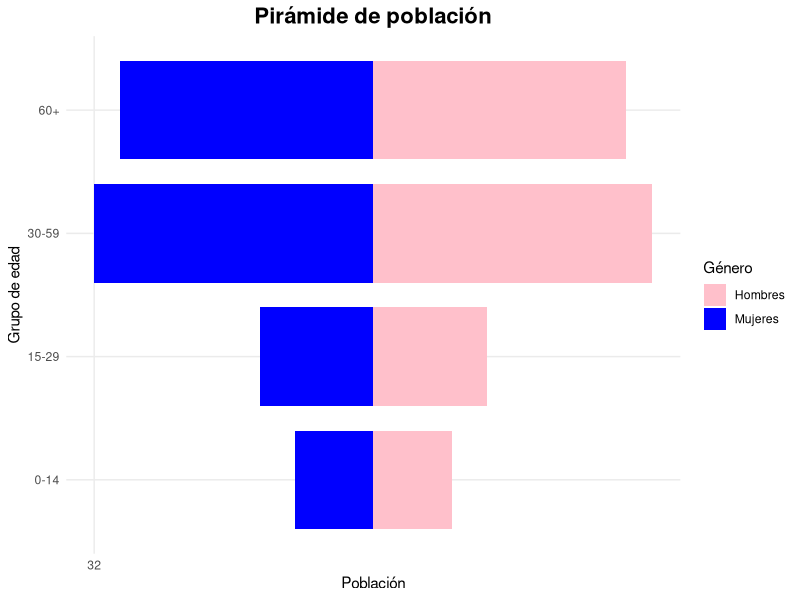

This figure's R source:
# Load necessary libraries
library(ggplot2)
library(dplyr)
library(tidyr)
library(readr)

# Load dataset
data <- read_csv("INEGI_Manzanas_Sheyra.csv")  # Adjust path if needed

# Prepare data for plotting
population_data <- data.frame(
  Age_Group = c("0-14", "15-29", "30-59", "60+"),
  Male = -c(data$POB0_14[1], data$P15A29A[1], data$P30A59A[1], data$P_60YMAS[1]), # Negative for left alignment
  Female = c(data$POB0_14[1], data$P15A29A[1], data$P30A59A[1], data$P_60YMAS[1])
)

# Convert to long format
population_long <- population_data %>%
  pivot_longer(cols = c(Male, Female), names_to = "Gender", values_to = "Population")

# Plot pyramid
ggplot(population_long, aes(x = Age_Group, y = Population, fill = Gender)) +
  geom_bar(stat = "identity", width = 0.8) +
  scale_y_continuous(labels = function(x) abs(x), breaks = seq(-max(abs(population_long$Population)), 
                                                               max(abs(population_long$Population)), by = 5000)) +
  coord_flip() +
  labs(title = "Pirámide de población",
       x = "Grupo de edad",
       y = "Población",
       fill = "Género") +
  scale_fill_manual(values = c("Male" = "blue", "Female" = "pink"),
                    labels = c("Hombres", "Mujeres")) +
  theme_minimal() +
  theme(plot.title = element_text(hjust = 0.5, face = "bold", size = 16))
